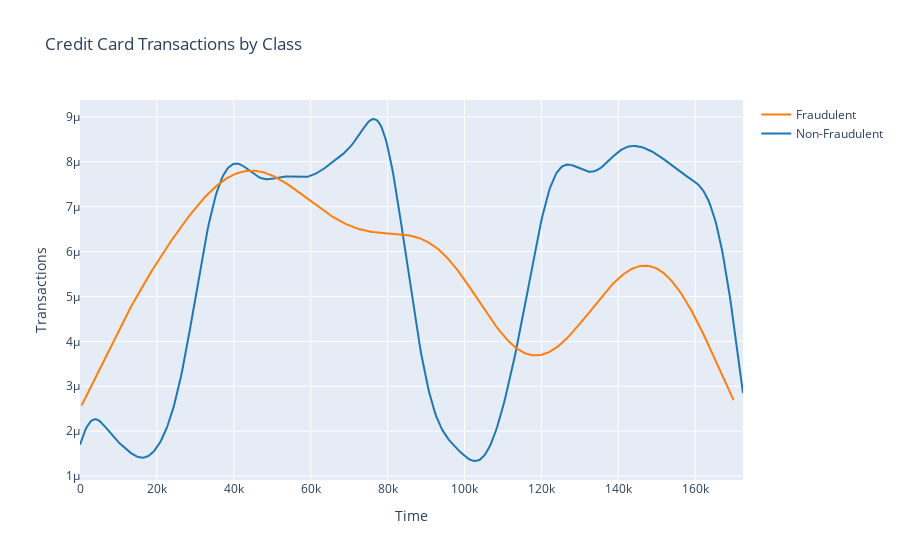

Here is the notebook cell this chart was saved with:
### Code cell
## Creating the displot data by Class variable
non_fraud = credit_card_df.loc[credit_card_df['Class'] == 0]["Time"]
fraud = credit_card_df.loc[credit_card_df['Class'] == 1]["Time"]

## Grouping data together.
hist_data = [non_fraud, fraud]

## Creating the labels for displot data as per Class.
group_labels = ['Non-Fraudulent', 'Fraudulent']

## Create distplot
fig = ff.create_distplot(hist_data, group_labels, show_hist=False, show_rug=False)

## Lets add the tite to the curve
fig.update_layout(title_text='Credit Card Transactions by Class')

## Addig the xaxix and y axis title.
fig['layout'].update(xaxis=dict(title='Time'), yaxis=dict(title='Transactions'))

fig.show()

### Figure 1 — Plotly figure (JSON) as saved in the notebook; plotly's stock layout.template omitted (floating-point values rounded to 4 significant figures; data arrays with more than 128 entries replaced by an {"elided": "..."} marker saying what was removed)
{"data": [{"legendgroup": "Non-Fraudulent", "marker": {"color": "rgb(31, 119, 180)"}, "mode": "lines", "name": "Non-Fraudulent", "showlegend": true, "type": "scatter", "x": {"elided": "500 float values"}, "xaxis": "x", "y": {"elided": "500 float values"}, "yaxis": "y"}, {"legendgroup": "Fraudulent", "marker": {"color": "rgb(255, 127, 14)"}, "mode": "lines", "name": "Fraudulent", "showlegend": true, "type": "scatter", "x": {"elided": "500 float values"}, "xaxis": "x", "y": {"elided": "500 float values"}, "yaxis": "y"}], "layout": {"autosize": true, "barmode": "overlay", "hovermode": "closest", "legend": {"traceorder": "reversed"}, "title": {"text": "Credit Card Transactions by Class"}, "xaxis": {"anchor": "y2", "autorange": true, "domain": [0, 1], "range": [0, 172400.0], "title": {"text": "Time"}, "type": "linear", "zeroline": false}, "yaxis": {"anchor": "free", "autorange": true, "domain": [0, 1], "position": 0, "range": [9.122e-07, 9.374e-06], "title": {"text": "Transactions"}, "type": "linear"}}}
